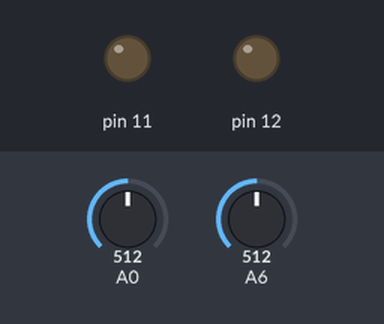
This sketch was run on a simulated Arduino Nano, built with avr-gcc and run on an emulated ATmega328P. Shown: output pins drawn as LEDs (lit = HIGH). The test bench sets the inputs (shaded band); at power-on: A0 = 512, A6 = 512.

Above: at 1.2 s.
1.3 s: A0 set to 520
At 1.7 s:
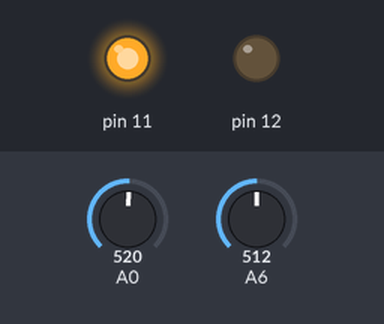
2.8 s: A6 set to 527
At 4.0 s:
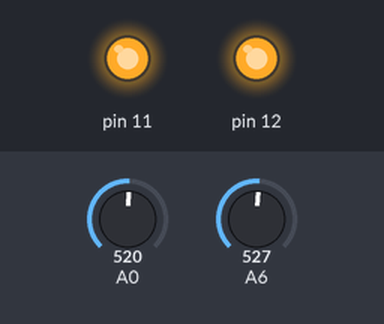
4.3 s: A0 set to 511
At 5.2 s:
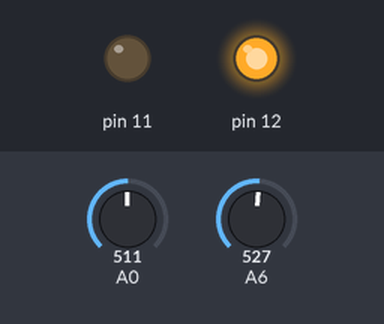
5.8 s: A0 set to 716
At 6.4 s:
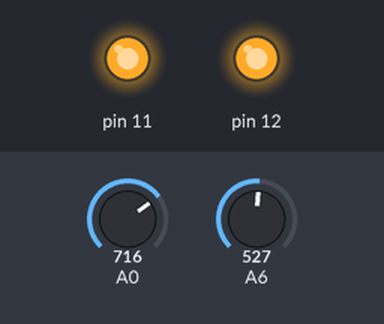
7.3 s: A0 set to 502
At 8.7 s:
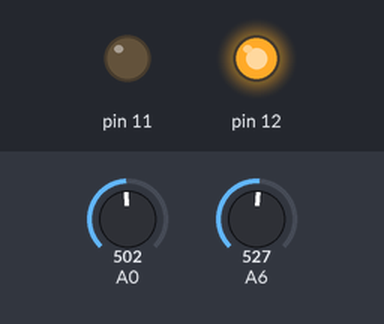
Timing chart, 0 to 9.8 s (numbered marks = the images above; inputs shaded):
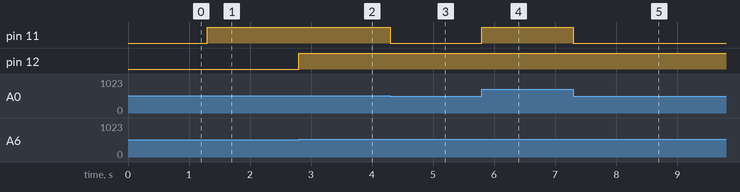

Measured:
- the behaviour switches between 512 and 513 on A0 (found by bisection; images 0 and 1)
- the behaviour switches between 512 and 513 on A6 (found by bisection; images 1 and 2)
- after the input at 1.3 s, pin 11: LOW → HIGH at once
- after the input at 2.8 s, pin 12: LOW → HIGH at once
- after the input at 4.3 s, pin 11: HIGH → LOW at once
- after the input at 5.8 s, pin 11: LOW → HIGH at once
- after the input at 7.3 s, pin 11: HIGH → LOW at once

The sketch:

ROBOBOX_KIT4_EXP3.ino
```cpp
void setup() {
  pinMode(A0, INPUT);
  pinMode(12, OUTPUT);
  pinMode(11, OUTPUT);
}

void loop() {
  if (analogRead(A6) > 512) {
    digitalWrite(12, HIGH);
  }
  if (analogRead(A6) < 512) {
    digitalWrite(12, LOW);
  }
  if (analogRead(A0) > 512) {
    digitalWrite(11, HIGH);
  }
  if (analogRead(A0) < 512) {
    digitalWrite(11, LOW);
  }

}
```
